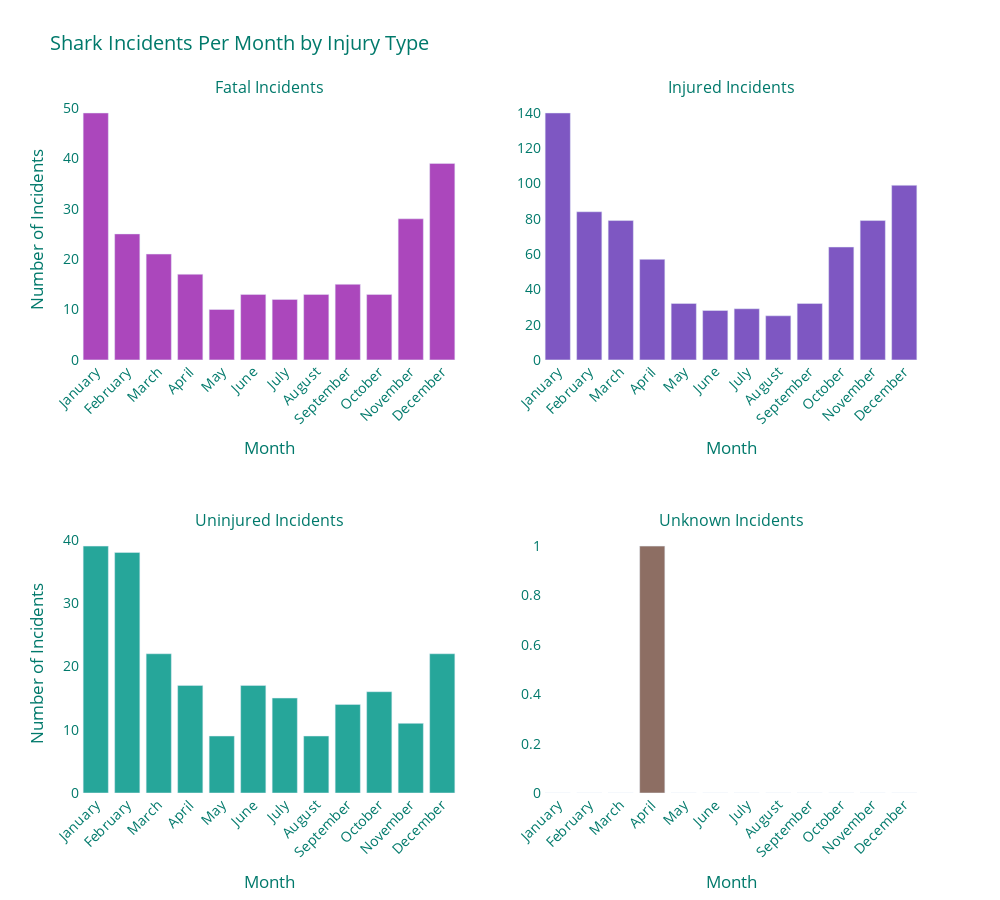

The code cell stored with this chart in its notebook:
### Code cell
incidents_per_month = (
    shark_data.groupby(["incident_month", "victim_injury"])
    .size()
    .reset_index(name="count")
)

months = list(range(1, 13))  # 1 to 12 for all months
month_names = [
    "January",
    "February",
    "March",
    "April",
    "May",
    "June",
    "July",
    "August",
    "September",
    "October",
    "November",
    "December",
]

incidents_per_month["month_name"] = incidents_per_month["incident_month"].map(
    dict(zip(months, month_names))
)

injury_types = ["fatal", "injured", "uninjured", "unknown"]
color_map = {
    "fatal": "#ab47bc",
    "injured": "#7e57c2",
    "uninjured": "#26a69a",
    "unknown": "#8d6e63",
}

fig = make_subplots(
    rows=2,
    cols=2,
    subplot_titles=[
        "Fatal Incidents",
        "Injured Incidents",
        "Uninjured Incidents",
        "Unknown Incidents",
    ],
    horizontal_spacing=0.1,
    vertical_spacing=0.25,
)

subplot_positions = {
    "fatal": (1, 1),
    "injured": (1, 2),
    "uninjured": (2, 1),
    "unknown": (2, 2),
}

for injury_type in injury_types:
    filtered_data = incidents_per_month[
        incidents_per_month["victim_injury"] == injury_type
    ]
    filtered_data = (
        filtered_data.set_index("month_name")
        .reindex(month_names, fill_value=0)
        .reset_index()
    )

    row, col = subplot_positions[injury_type]
    fig.add_trace(
        go.Bar(
            x=filtered_data["month_name"],
            y=filtered_data["count"],
            name=injury_type.capitalize(),
            marker_color=color_map[injury_type],
        ),
        row=row,
        col=col,
    )

fig.update_layout(
    title="Shark Incidents Per Month by Injury Type",
    font=dict(color="#00796b", size=14),
    plot_bgcolor="rgba(0,0,0,0)",
    paper_bgcolor="rgba(0,0,0,0)",
    showlegend=False,
    height=900,
    width=1000,
)

fig.update_xaxes(title_text="Month", tickangle=-45, row=1, col=1)
fig.update_xaxes(title_text="Month", tickangle=-45, row=1, col=2)

fig.update_xaxes(title_text="Month", tickangle=-45, row=2, col=1)
fig.update_xaxes(title_text="Month", tickangle=-45, row=2, col=2)

fig.update_yaxes(title_text="Number of Incidents", row=1, col=1)
fig.update_yaxes(title_text="Number of Incidents", row=2, col=1)

# fig.update_xaxes(showgrid=False)
# fig.update_yaxes(showgrid=False)

# Show the graph
fig.show()

### Figure 1 — Plotly figure (JSON) as saved in the notebook; plotly's stock layout.template omitted (floating-point values rounded to 4 significant figures)
{"data": [{"marker": {"color": "#ab47bc"}, "name": "Fatal", "type": "bar", "x": ["January", "February", "March", "April", "May", "June", "July", "August", "September", "October", "November", "December"], "xaxis": "x", "y": [49, 25, 21, 17, 10, 13, 12, 13, 15, 13, 28, 39], "yaxis": "y"}, {"marker": {"color": "#7e57c2"}, "name": "Injured", "type": "bar", "x": ["January", "February", "March", "April", "May", "June", "July", "August", "September", "October", "November", "December"], "xaxis": "x2", "y": [140, 84, 79, 57, 32, 28, 29, 25, 32, 64, 79, 99], "yaxis": "y2"}, {"marker": {"color": "#26a69a"}, "name": "Uninjured", "type": "bar", "x": ["January", "February", "March", "April", "May", "June", "July", "August", "September", "October", "November", "December"], "xaxis": "x3", "y": [39, 38, 22, 17, 9, 17, 15, 9, 14, 16, 11, 22], "yaxis": "y3"}, {"marker": {"color": "#8d6e63"}, "name": "Unknown", "type": "bar", "x": ["January", "February", "March", "April", "May", "June", "July", "August", "September", "October", "November", "December"], "xaxis": "x4", "y": [0, 0, 0, 1, 0, 0, 0, 0, 0, 0, 0, 0], "yaxis": "y4"}], "layout": {"annotations": [{"font": {"size": 16}, "showarrow": false, "text": "Fatal Incidents", "x": 0.225, "xanchor": "center", "xref": "paper", "y": 1, "yanchor": "bottom", "yref": "paper"}, {"font": {"size": 16}, "showarrow": false, "text": "Injured Incidents", "x": 0.775, "xanchor": "center", "xref": "paper", "y": 1, "yanchor": "bottom", "yref": "paper"}, {"font": {"size": 16}, "showarrow": false, "text": "Uninjured Incidents", "x": 0.225, "xanchor": "center", "xref": "paper", "y": 0.375, "yanchor": "bottom", "yref": "paper"}, {"font": {"size": 16}, "showarrow": false, "text": "Unknown Incidents", "x": 0.775, "xanchor": "center", "xref": "paper", "y": 0.375, "yanchor": "bottom", "yref": "paper"}], "font": {"color": "#00796b", "size": 14}, "height": 900, "paper_bgcolor": "rgba(0,0,0,0)", "plot_bgcolor": "rgba(0,0,0,0)", "showlegend": false, "title": {"text": "Shark Incidents Per Month by Injury Type"}, "width": 1000, "xaxis": {"anchor": "y", "domain": [0, 0.45], "tickangle": -45, "title": {"text": "Month"}}, "xaxis2": {"anchor": "y2", "domain": [0.55, 1], "tickangle": -45, "title": {"text": "Month"}}, "xaxis3": {"anchor": "y3", "domain": [0, 0.45], "tickangle": -45, "title": {"text": "Month"}}, "xaxis4": {"anchor": "y4", "domain": [0.55, 1], "tickangle": -45, "title": {"text": "Month"}}, "yaxis": {"anchor": "x", "domain": [0.625, 1], "title": {"text": "Number of Incidents"}}, "yaxis2": {"anchor": "x2", "domain": [0.625, 1]}, "yaxis3": {"anchor": "x3", "domain": [0, 0.375], "title": {"text": "Number of Incidents"}}, "yaxis4": {"anchor": "x4", "domain": [0, 0.375]}}}
